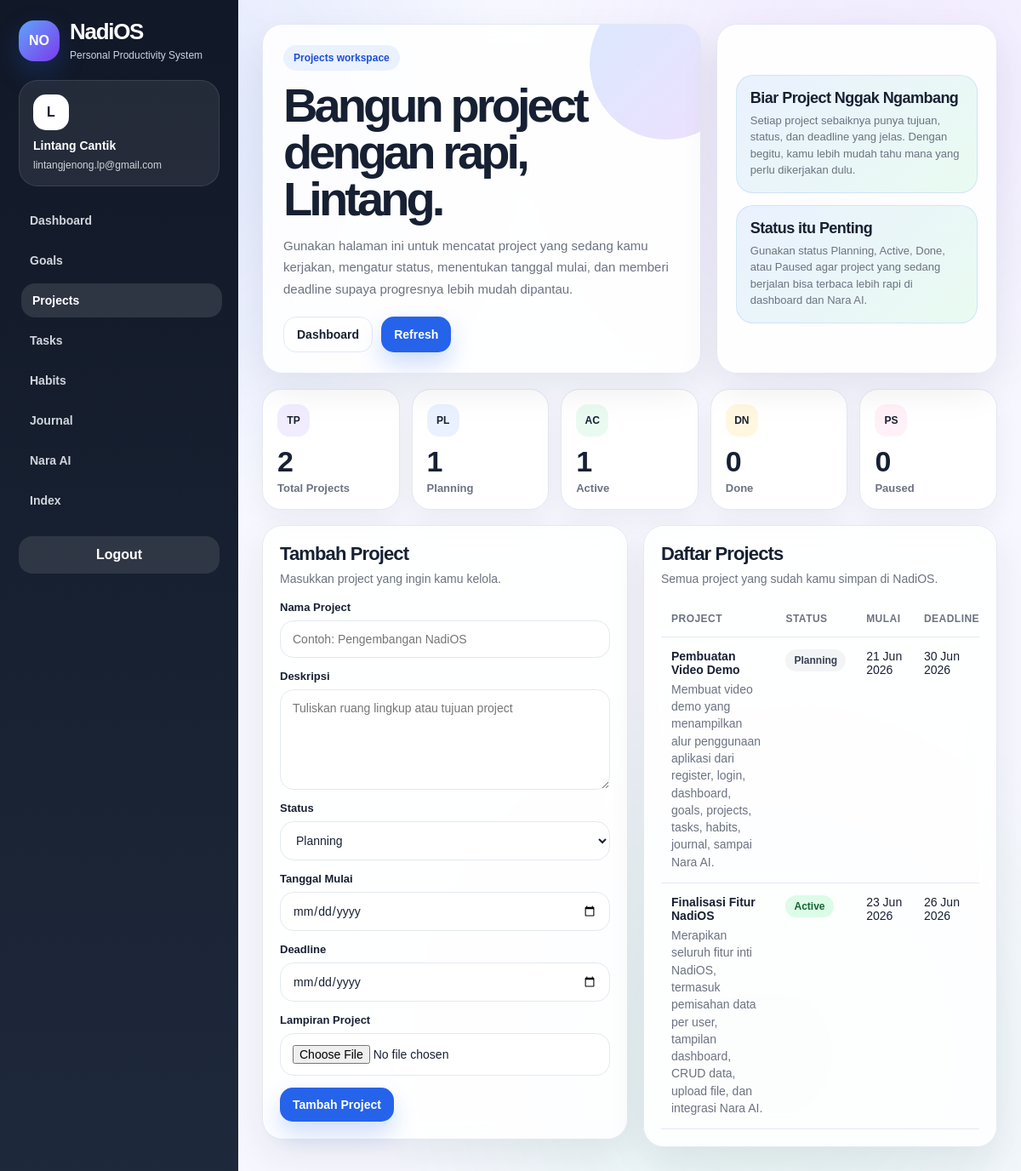
The page /projects.php (signed in) on the database as committed earlier.
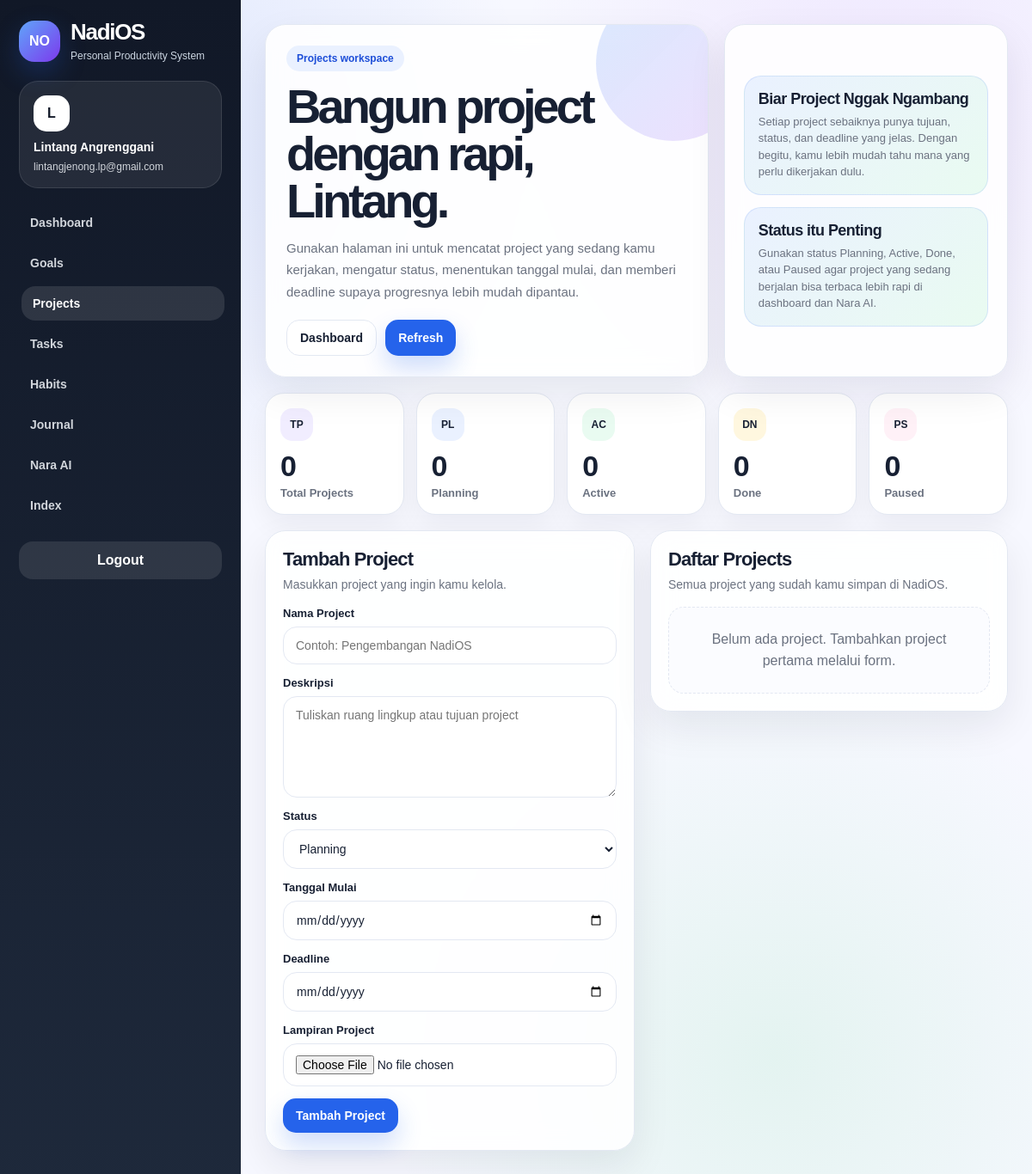
The same page on the database as committed later.
### tables this page shows
CREATE TABLE `projects` (
  `id` int(11) NOT NULL,
  `user_id` int(11) NOT NULL,
  `name` varchar(150) NOT NULL,
  `description` text DEFAULT NULL,
  `status` enum('Planning','Active','Done','Paused') NOT NULL DEFAULT 'Planning',
  `start_date` date DEFAULT NULL,
  `due_date` date DEFAULT NULL,
  `attachment` varchar(255) DEFAULT NULL,
  `created_at` timestamp NOT NULL DEFAULT current_timestamp()
);

### projects.php (the view, shortened to what the changed rows need)
<?php
$appName = "NadiOS";
$fullName = $_SESSION["full_name"] ?? "User";
$emailUser = $_SESSION["email"] ?? "";
$userId = (int) ($_SESSION["user_id"] ?? 0);
function e($value): string
{
    return htmlspecialchars((string) ($value ?? ""), ENT_QUOTES, "UTF-8");
}
function formatTanggal($date): string
{
    return date("d M Y", strtotime($date));
}
function badgeClass($status): string
{
    if ($status === "Active") {
        return "badge-green";
    }
    return "badge-gray";
}
function tableExists($conn, $tableName): bool
{
    $safeTable = mysqli_real_escape_string($conn, $tableName);
    $result = mysqli_query($conn, "SHOW TABLES LIKE '" . $safeTable . "'");
    return $result && mysqli_num_rows($result) > 0;
}
$editMode = false;
$projects = array();
if (tableExists($conn, "projects")) {
    $listStmt = mysqli_prepare($conn, "SELECT * FROM projects WHERE user_id = ? ORDER BY created_at DESC");
    if ($listStmt) {
        mysqli_stmt_bind_param($listStmt, "i", $userId);
        mysqli_stmt_execute($listStmt);
        $listResult = mysqli_stmt_get_result($listStmt);
        if ($listResult) {
            while ($row = mysqli_fetch_assoc($listResult)) {
                $projects[] = $row;
            }
        }
    }
}
$totalProjects = count($projects);
$totalPlanning = 0;
$totalActive = 0;
$totalDone = 0;
$totalPaused = 0;
foreach ($projects as $project) {
    if ($project["status"] === "Planning") {
        $totalPlanning++;
    }
    if ($project["status"] === "Active") {
        $totalActive++;
    }
}
$fullNameParts = preg_split('/\s+/', trim($fullName));
$firstName = $fullNameParts[0] ?? "User";
?>
<!DOCTYPE html>
<html lang="id">
<head>
</head>
<body>
<div class="app">
    <aside class="sidebar">
        <div class="brand">
            <div>
                <h1 class="logo"><?php echo e($appName); ?></h1>
            </div>
        </div>
        <div class="user-card">
            <div class="user-avatar"><?php echo strtoupper(substr(e($fullName), 0, 1)); ?></div>
            <strong><?php echo e($fullName); ?></strong>
            <span><?php echo e($emailUser); ?></span>
        </div>
    </aside>
    <main class="content">
        <section class="hero">
            <div class="hero-main">
                <h1>Bangun project dengan rapi, <?php echo e($firstName); ?>.</h1>
            </div>
        </section>
        <section class="stats-grid">
            <div class="stat-card"><div class="stat-icon">TP</div><h2><?php echo $totalProjects; ?></h2><p>Total Projects</p></div>
            <div class="stat-card"><div class="stat-icon">PL</div><h2><?php echo $totalPlanning; ?></h2><p>Planning</p></div>
            <div class="stat-card"><div class="stat-icon">AC</div><h2><?php echo $totalActive; ?></h2><p>Active</p></div>
            <div class="stat-card"><div class="stat-icon">DN</div><h2><?php echo $totalDone; ?></h2><p>Done</p></div>
            <div class="stat-card"><div class="stat-icon">PS</div><h2><?php echo $totalPaused; ?></h2><p>Paused</p></div>
        </section>
        <section class="grid">
            <div class="card">
                <div class="section-head">
                    <div>
                        <h2><?php echo $editMode ? "Edit Project" : "Tambah Project"; ?></h2>
                    </div>
                </div>
            </div>
            <div class="card">
                <div class="section-head">
                    <div>
                        <h2>Daftar Projects</h2>
                    </div>
                </div>
                <?php if (count($projects) === 0) { ?>
                    <div class="empty">Belum ada project. Tambahkan project pertama melalui form.</div>
                <?php } else { ?>
                    <div class="table-wrapper">
                        <table>
                            <thead>
                                <tr>
                                    <th>Project</th>
                                    <th>Status</th>
                                    <th>Mulai</th>
                                    <th>Deadline</th>
                                </tr>
                            </thead>
                            <tbody>
                                <?php foreach ($projects as $project) { ?>
                                    <tr>
                                        <td>
                                            <div class="project-title"><?php echo e($project["name"]); ?></div>
                                            <div class="project-desc">
                                                <?php
                                                if ($project["description"]) {
                                                    echo e($project["description"]);
                                                } else {
                                                    echo "Tidak ada deskripsi.";
                                                }
                                                ?>
                                            </div>
                                        </td>
                                        <td>
                                            <span class="badge <?php echo badgeClass($project["status"]); ?>">
                                                <?php echo e($project["status"]); ?>
                                            </span>
                                        </td>
                                        <td><?php echo formatTanggal($project["start_date"]); ?></td>
                                        <td><?php echo formatTanggal($project["due_date"]); ?></td>
                                    </tr>
                                <?php } ?>
                            </tbody>
                        </table>
                    </div>
                <?php } ?>
            </div>
        </section>
    </main>
</div>
</body>
</html>

Rows that differ between the two databases and show on the page:
no longer on this page (row edited): projects: name "Pembuatan Video Demo", description "Membuat video demo yang menampilkan alur penggunaan aplikasi dari register, login, dashboard, goals, projects, tasks, habits, journal, sampai Nara AI.", status "Planning", start_date "21 Jun 2026", due_date "30 Jun 2026"
no longer on this page (row edited): projects: name "Finalisasi Fitur NadiOS", description "Merapikan seluruh fitur inti NadiOS, termasuk pemisahan data per user, tampilan dashboard, CRUD data, upload file, dan integrasi Nara AI.", status "Active", start_date "23 Jun 2026", due_date "26 Jun 2026"
Other text that changed with them:
$fullName: "Lintang Cantik" → "Lintang Angrenggani"
$totalProjects: "2" → "0"
$totalPlanning: "1" → "0"
$totalActive: "1" → "0"
text no longer shown: "PROJECT STATUS MULAI DEADLINE"
text now shown: "Belum ada project. Tambahkan project pertama melalui form."
